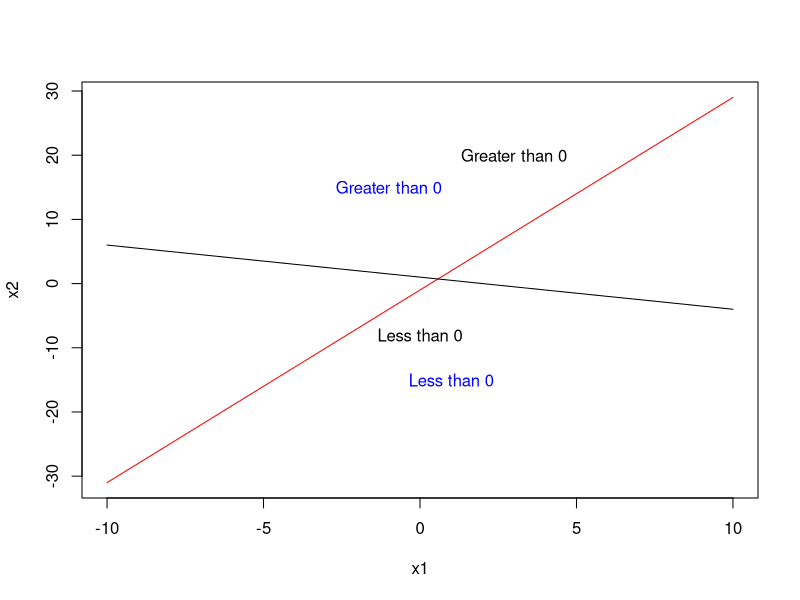
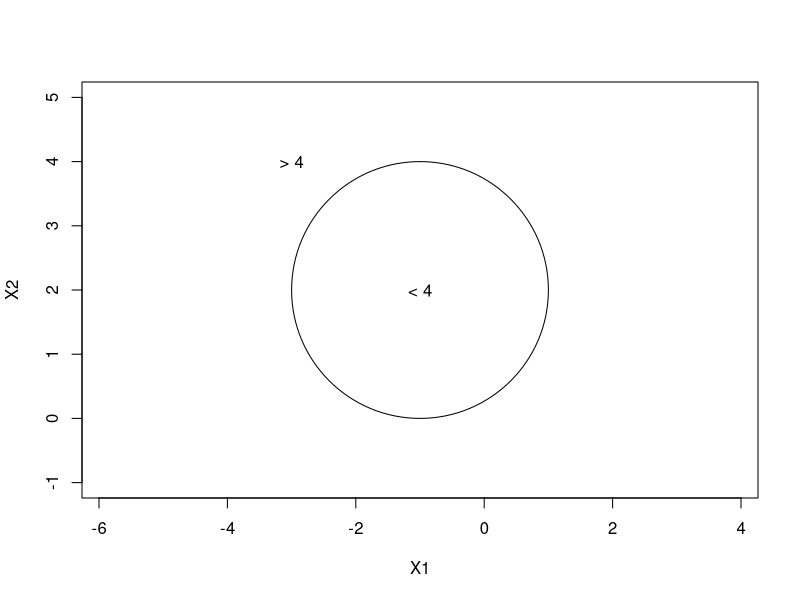
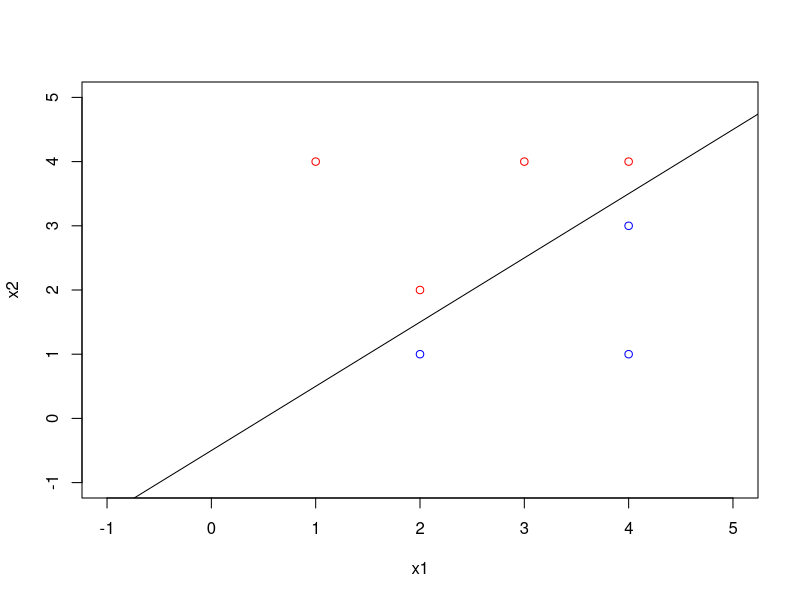
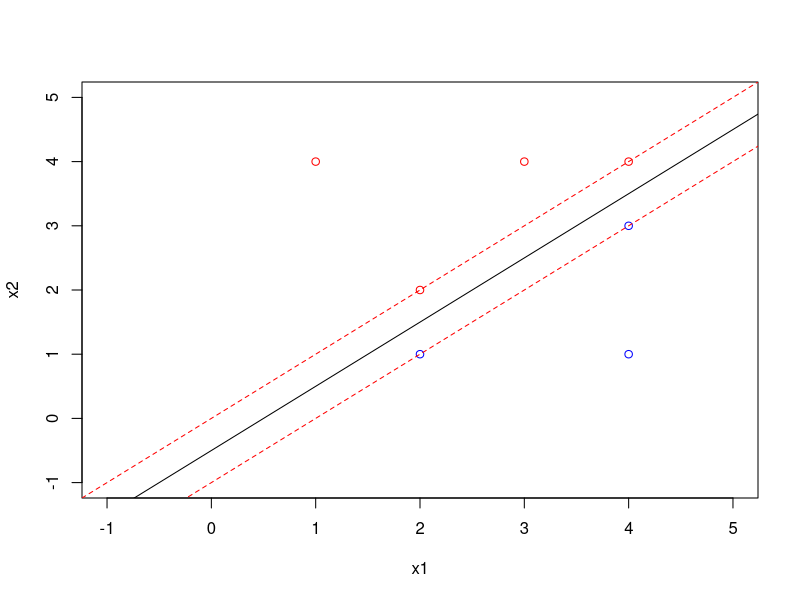
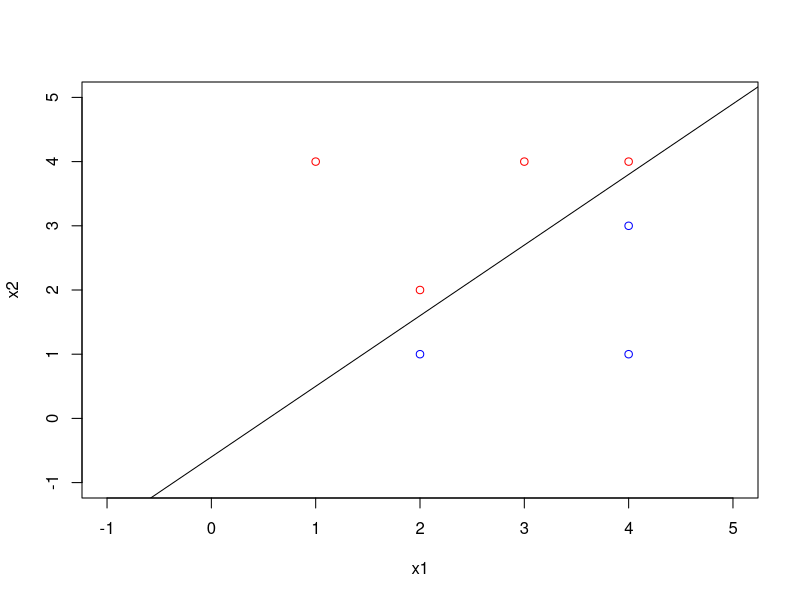
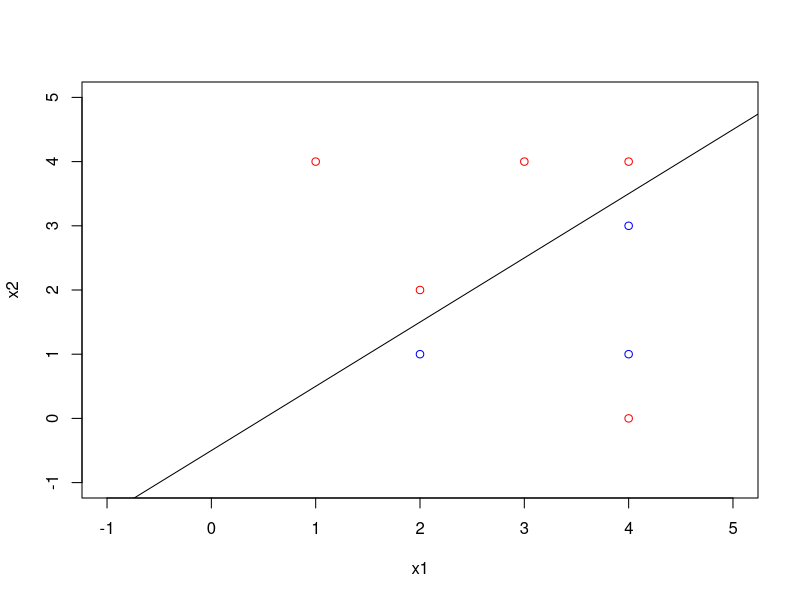

The R source for these figures, in order:
## ---- chunk 1
x1<--10:10
x2=3*x1-1
plot(x1,x2,type="l",col="red")
text(c(-1),c(15), labels = c("Greater than 0"), col = "blue")
text(c(1),c(-15), labels = c("Less than 0"), col = "blue")
#Add Connected Line Segments to a Plot
lines(x1,-1/2*x1+1)
text(c(0),c(-8), labels = c("Less than 0"))
text(c(3),c(20), labels = c("Greater than 0"))
## ---- chunk 2
radius = 2
plot(NA, NA, type = "n", xlim = c(-4, 2), ylim = c(-1, 5), asp = 1, xlab = "X1", 
     ylab = "X2")
#if add is TRUE, the symbols are added to an existing plot, otherwise a new plot is created.
#inches is FALSE, the units are taken to be those of the appropriate axes. 
symbols(c(-1), c(2), circles = c(radius), add = TRUE, inches = FALSE)
text(c(-1),c(2), labels = c("< 4"))
text(c(-3),c(4), labels = c("> 4"))
## ---- chunk 3
x1<-c(3,2,4,1,2,4,4)
x2<-c(4,2,4,4,1,3,1)
cols<-c("red","red","red","red","Blue","Blue","Blue")
plot(x1,x2,col=cols,xlim = c(-1,5),ylim =c(-1,5) )
abline(-0.5,1)
## ---- chunk 4
x1<-c(3,2,4,1,2,4,4)
x2<-c(4,2,4,4,1,3,1)
cols<-c("red","red","red","red","Blue","Blue","Blue")
plot(x1,x2,col=cols,xlim = c(-1,5),ylim =c(-1,5) )
abline(-0.5, 1)
abline(-1, 1, lty = 2,col="Red")
abline(0, 1, lty = 2,col="Red")
## ---- chunk 5
x1<-c(3,2,4,1,2,4,4)
x2<-c(4,2,4,4,1,3,1)
cols<-c("red","red","red","red","Blue","Blue","Blue")
plot(x1,x2,col=cols,xlim = c(-1,5),ylim =c(-1,5) )
abline(-0.6, 1.1)
## ---- chunk 6
x1<-c(3,2,4,1,2,4,4,4)
x2<-c(4,2,4,4,1,3,1,0)
cols<-c("red","red","red","red","Blue","Blue","Blue","red")
plot(x1,x2,col=cols,xlim = c(-1,5),ylim =c(-1,5) )
abline(-0.5, 1)
